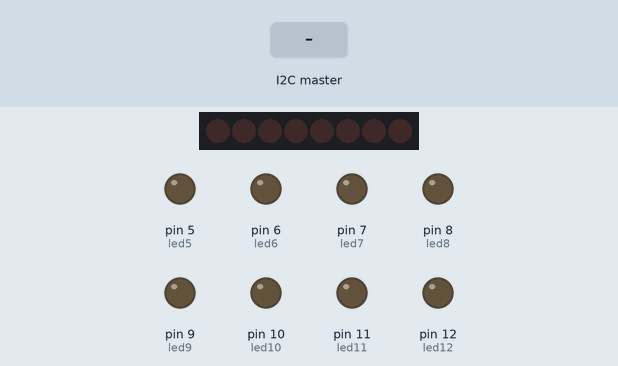
A sketch run on a simulated Arduino Uno, built with avr-gcc and run on an emulated ATmega328P. Shown: 8 shift-register outputs drawn as a row of LEDs (first output left, lit = HIGH), output pins drawn as LEDs (lit = HIGH). Wiring (inferred from the names in the program): shift register (74HC595): data pin 4; shift clock pin 3; latch pin 2. Wiring (inferred from the signals the program sends): row of LEDs: on Q0, Q1, Q2, Q3, Q4, Q5, Q6, Q7. The inputs (shaded band) are chosen by the test bench. Random numbers use the default seed unless the sketch sets one; pins used as bus, display or sensor lines are not drawn; what the sketch prints to the serial monitor is not drawn.

Above: at 1.2 s.
1.3 s: the I2C master sends "T"
At 2.47 s:
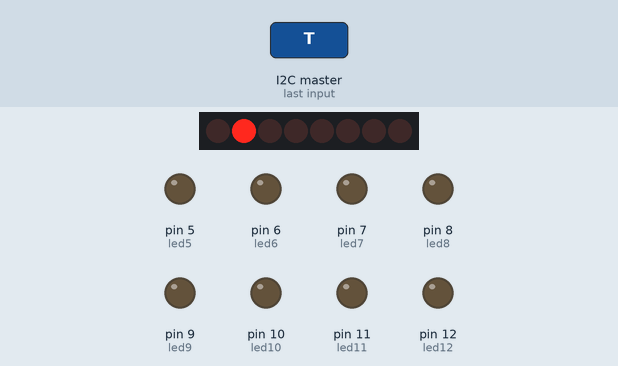
4.3 s: the I2C master sends "T"
At 5.3 s:
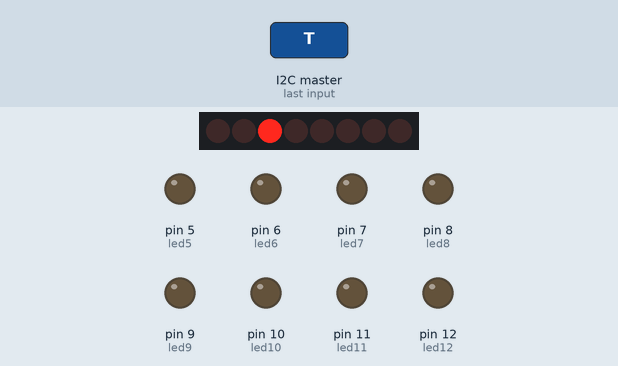
7.3 s: the I2C master sends "T"
At 9.1 s:
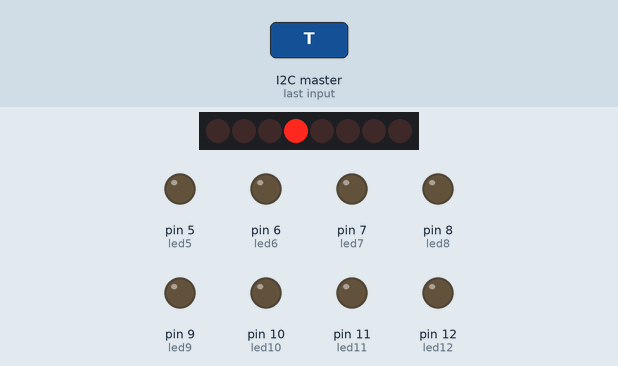
10.3 s: the I2C master sends "T"
At 12.89 s:
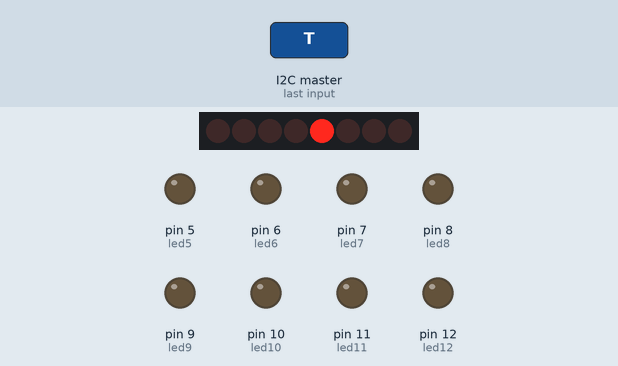
Timing chart, 0 to 17.3 s (numbered marks = the images above; inputs shaded):
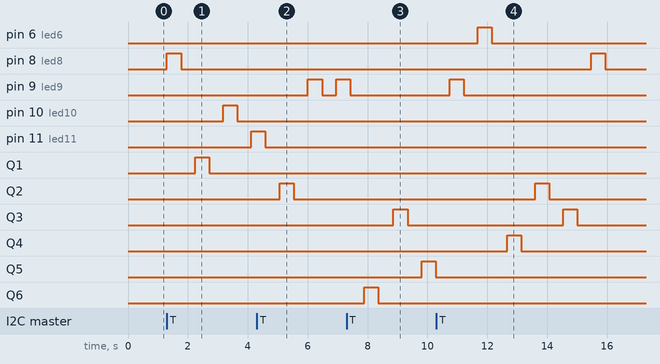

Measured:
- after the input at 1.3 s, pin 8 (led8): LOW → HIGH at once, → LOW 0.47 s later; pin 10 (led10): LOW → HIGH after 1.9 s, → LOW 0.47 s later; pin 11 (led11): LOW → HIGH after 2.8 s; Q1: LOW → HIGH after 0.94 s, → LOW 0.47 s later
- after the input at 4.3 s, pin 9 (led9): LOW → HIGH after 1.7 s, → LOW 0.47 s later, → HIGH 0.47 s later; Q2: LOW → HIGH after 0.77 s, → LOW 0.47 s later
- after the input at 10.3 s, pin 8 (led8): LOW → HIGH after 5.2 s, → LOW 0.47 s later; Q2: LOW → HIGH after 3.3 s, → LOW 0.47 s later; Q3: LOW → HIGH after 4.2 s, → LOW 0.47 s later; Q4: LOW → HIGH after 2.4 s, → LOW 0.47 s later

The sketch:

SlaveTwo_74595Chip_LED.ino
```cpp
// I2C 통신을 위한 라이브러리를 불러온다.
#include <Wire.h>

int latch = 2;                  // 74595의 latch Pin
int clock = 3;                  // 74595의 clock Pin
int data = 4;                   // 74595의 data Pin

// 74595에 연결되지 않은 LED들의 Pin 정의
int led5 = 5;
int led6 = 6;
int led7 = 7;
int led8 = 8;

int led9 = 9;
int led10 = 10;
int led11 = 11;
int led12 = 12;

int i = 0;                      // 반복문 변수

int QuArr[4] = {0, 0, 0, 0};     // 랜덤하게 나온 led 순서 저장 배열
int keyPadLedInt = 0;            // Master UNO에서 받은 Char 값을 Int로 저장하기 위한 변수

char ch;                        // I2C 통신을 통해 받은 값을 저장할 변수

void setup()
{
  Wire.begin(2);    // Slave 주소
  Wire.onReceive(LedRutin);  // I2C 통신이 호출되면 괄호 안의 함수를 실행해주는 함수

  // 74595 모듈을 위한 핀 입력 설정
  pinMode(latch, OUTPUT);
  pinMode(clock, OUTPUT);
  pinMode(data, OUTPUT);

  // 나머지 LED를 위한 핀 입력 설정
  pinMode(led5, OUTPUT);
  pinMode(led6, OUTPUT);
  pinMode(led7, OUTPUT);
  pinMode(led8, OUTPUT);

  pinMode(led9, OUTPUT);
  pinMode(led10, OUTPUT);
  pinMode(led11, OUTPUT);
  pinMode(led12, OUTPUT);

  Serial.begin(9600);
}

void loop()
{

}

void light(int n)  // 74595에 연결되지 않는 LED를 켜기 위한 루틴
{
  digitalWrite(n, HIGH);
  delay(100000);
  digitalWrite(n, LOW);
  delay(100000);
}

void chipLedLight(int n)  // 74595에 연결된 LED를 켜기 위한 루틴
{
  digitalWrite(latch, LOW);
  shiftOut(data, clock, MSBFIRST, 1<<n);
  digitalWrite(latch, HIGH);

  delay(100000);

  digitalWrite(latch, LOW);
  shiftOut(data, clock, MSBFIRST, 0);
  digitalWrite(latch, HIGH);

  delay(100000);
}

void LedRutin()        // LED를 켜기 위한 함수
{
  Serial.print("KeyPad Number : ");
  while (Wire.available())
  {
    ch = Wire.read();
    Serial.println(ch);
  }

  // led를 무작위로 켜는 루틴
  if(ch == 'T')
  {
    Serial.print("Random Number : ");
    for( i = 0; i < 4; i++)
    {
      QuArr[i] = random(16) + 1;
      Serial.print(QuArr[i]);
      Serial.print(" ");

      if(QuArr[i] == 5 || QuArr[i] == 6 || QuArr[i] == 7 || QuArr[i] == 8)
      {
        light(QuArr[i]);
      }

      if(QuArr[i] == 9 || QuArr[i] == 10 || QuArr[i] == 11 || QuArr[i] == 12)
      {
        light(QuArr[i]);
      }

      if(QuArr[i] == 1 || QuArr[i] == 2 || QuArr[i] == 3 || QuArr[i] == 4)
      {
        chipLedLight(QuArr[i]-1);
      }

      if(QuArr[i] == 13 || QuArr[i] == 14 || QuArr[i] == 15 || QuArr[i] == 16)
      {
        chipLedLight(QuArr[i]-9);
      }
    }
    Serial.println();
  }
  else      // Master UNO에서 넘겨받은 값은 Char 형이므로 Int 값으로 새로 설정하기 위한 루틴
  {
    switch(ch)
      {
        case '1':
                  keyPadLedInt = 1;
                  break;

        case '2':
                  keyPadLedInt = 2;
                  break;

        case '3':
                  keyPadLedInt = 3;
                  break;

        case '4':
                  keyPadLedInt = 4;
                  break;

        case '5':
                  keyPadLedInt = 13;
                  break;

        case '6':
                  keyPadLedInt = 14;
                  break;

        case '7':
                  keyPadLedInt = 15;
                  break;

        case '8':
                  keyPadLedInt = 16;
                  break;

        case '9':
                  keyPadLedInt = 5;
                  break;

        case 'A':
                  keyPadLedInt = 6;
                  break;

        case 'B':
                  keyPadLedInt = 7;
                  break;

        case 'C':
                  keyPadLedInt = 8;
                  break;

        case 'D':
                  keyPadLedInt = 9;
                  break;

        case '0':
                  keyPadLedInt = 10;
                  break;

        case '#':
                  keyPadLedInt = 11;
                  break;

        case '*':
                  keyPadLedInt = 12;
                  break;
      }

      // Int에 맞게 바꾼 다음 번호에 맞는 LED를 켜기
      if(keyPadLedInt == 5 || keyPadLedInt == 6 || keyPadLedInt == 7 || keyPadLedInt == 8)
      {
        light(keyPadLedInt);
      }

      if(keyPadLedInt == 9 || keyPadLedInt == 10 || keyPadLedInt == 11 || keyPadLedInt == 12)
      {
        light(keyPadLedInt);
      }

      if(keyPadLedInt == 1 || keyPadLedInt == 2 || keyPadLedInt == 3 ||keyPadLedInt == 4)
      {
        chipLedLight(keyPadLedInt - 1);
      }

      if(keyPadLedInt == 13 || keyPadLedInt == 14 || keyPadLedInt == 15 ||keyPadLedInt == 16)
      {
        chipLedLight(keyPadLedInt - 9);
      }
  }
}
```
